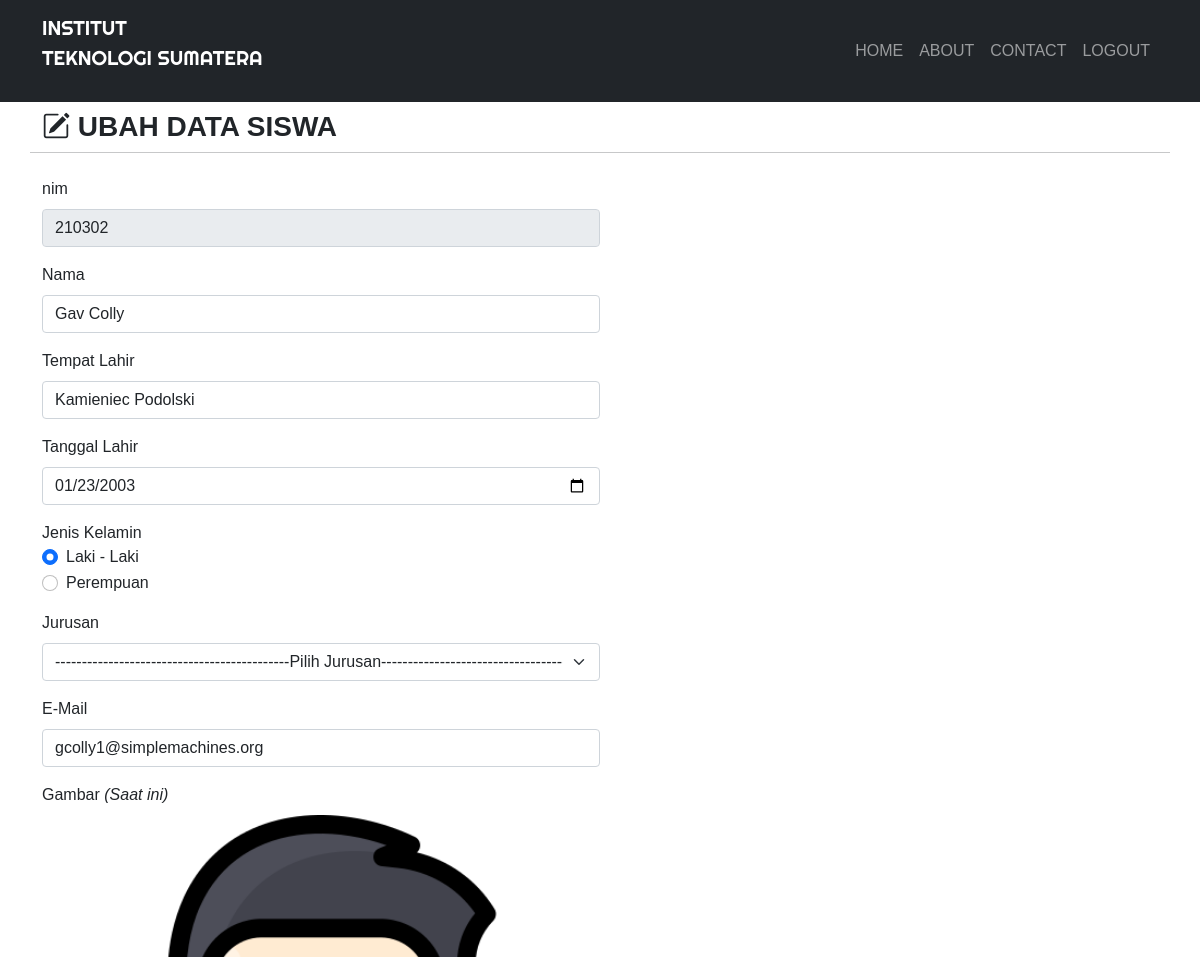
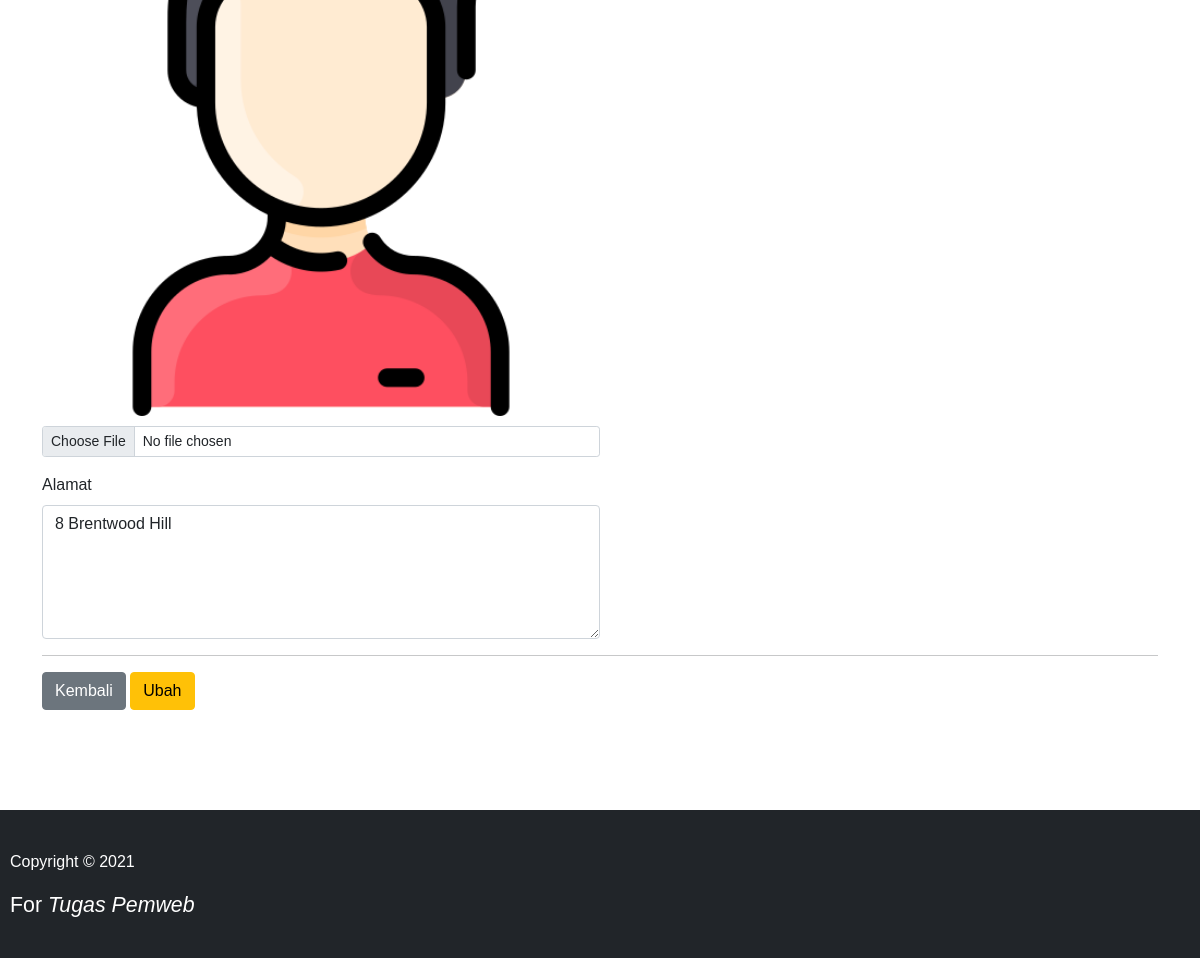
Screenshot of /ubah.php?nim=210302 (signed in) with the database file from the repository (2 pictures, top to bottom).
### tables this page shows
CREATE TABLE `siswa` (
  `nim` varchar(50) NOT NULL,
  `nama` varchar(255) NOT NULL,
  `tmpt_Lahir` varchar(50) NOT NULL,
  `tgl_Lahir` date NOT NULL,
  `jekel` enum('Laki - Laki','Perempuan') NOT NULL,
  `jurusan` enum('Teknik Informatika','Teknik Elektro','Matematika','Fisika') NOT NULL,
  `email` varchar(255) NOT NULL,
  `gambar` varchar(255) NOT NULL,
  `alamat` text NOT NULL
);

### function.php (called while the page is built, shortened)
<?php
$koneksi = mysqli_connect("localhost", "root", "", "phpdasar");
function query($query)
{
    global $koneksi;
    $result = mysqli_query($koneksi, $query);
    $rows = [];
    while ($row = mysqli_fetch_assoc($result)) {
        $rows[] = $row;
    }
    return $rows;
}

### ubah.php (the view, shortened to what this page needs)
<?php
require 'function.php';
$nim = $_GET['nim'];
$siswa = query("SELECT * FROM siswa WHERE nim = $nim")[0];
?>
<!DOCTYPE html>
<html lang="en">
<head>
    <link href="https://cdn.jsdelivr.net/npm/bootstrap@5.0.0-beta2/dist/css/bootstrap.min.css" rel="stylesheet">
    <link rel="stylesheet" href="https://cdn.jsdelivr.net/npm/bootstrap-icons@1.4.0/font/bootstrap-icons.css">
    <link rel="stylesheet" href="css/style.css">
</head>
<body>
    <nav class="navbar navbar-expand-lg navbar-dark bg-dark text-uppercase">
        <div class="container">
            <a class="navbar-brand" href="index.php">Institut <p>Teknologi Sumatera</p></a>
            <div class="collapse navbar-collapse" id="navbarNav">
                <ul class="navbar-nav ms-auto">
                    <li class="nav-item">
                        <a class="nav-link" aria-current="page" href="index.php">Home</a>
                    </li>
                    <li class="nav-item">
                        <a class="nav-link" href="about.php">About</a>
                    </li>
                    <li class="nav-item">
                        <a class="nav-link" href="contact.php">Contact</a>
                    </li>
                    <li class="nav-item">
                        <a class="nav-link" href="logout.php">Logout</a>
                    </li>
                </ul>
            </div>
        </div>
    </nav>
    <div class="container">
        <div class="row my-2">
            <div class="col-md">
                <h3 class="fw-bold text-uppercase"><i class="bi bi-pencil-square"></i>&nbsp;Ubah Data Siswa</h3>
            </div>
            <hr>
        </div>
        <div class="row my-2">
            <div class="col-md">
                <form action="" method="post" enctype="multipart/form-data">
                    <div class="mb-3">
                        <label for="nim" class="form-label">nim</label>
                        <input type="number" class="form-control w-50" id="nim" value="<?= $siswa['nim']; ?>" name="nim" readonly>
                    </div>
                    <div class="mb-3">
                        <label for="nama" class="form-label">Nama</label>
                        <input type="text" class="form-control w-50" id="nama" value="<?= $siswa['nama']; ?>" name="nama" autocomplete="off" required>
                    </div>
                    <div class="mb-3">
                        <label for="tmpt_Lahir" class="form-label">Tempat Lahir</label>
                        <input type="text" class="form-control w-50" id="tmpt_Lahir" value="<?= $siswa['tmpt_Lahir']; ?>" name="tmpt_Lahir" autocomplete="off" required>
                    </div>
                    <div class="mb-3">
                        <label for="tgl_Lahir" class="form-label">Tanggal Lahir</label>
                        <input type="date" class="form-control w-50" id="tgl_Lahir" value="<?= $siswa['tgl_Lahir']; ?>" name="tgl_Lahir" autocomplete="off" required>
                    </div>
                    <div class="mb-3">
                        <label>Jenis Kelamin</label>
                        <div class="form-check">
                            <input class="form-check-input" type="radio" name="jekel" id="Laki - Laki" value="Laki - Laki" <?php if ($siswa['jekel'] == 'Laki - Laki') { ?> checked='' <?php } ?>>
                            <label class="form-check-label" for="Laki - Laki">Laki - Laki</label>
                        </div>
                        <div class="form-check">
                            <input class="form-check-input" type="radio" name="jekel" id="Perempuan" value="Perempuan" <?php if ($siswa['jekel'] == 'Perempuan') { ?> checked='' <?php } ?>>
                            <label class="form-check-label" for="Perempuan">Perempuan</label>
                        </div>
                    </div>
                    <div class="mb-3">
                        <label for="jurusan" class="form-label">Jurusan</label>
                        <select class="form-select w-50" id="jurusan" name="jurusan">
                            <option disabled selected value>--------------------------------------------Pilih Jurusan--------------------------------------------</option>
                        </select>
                    </div>
                    <div class="mb-3">
                        <label for="email" class="form-label">E-Mail</label>
                        <input type="email" class="form-control w-50" id="email" value="<?= $siswa['email']; ?>" name="email" autocomplete="off" required>
                    </div>
                    <div class="mb-3">
                        <label for="gambar" class="form-label">Gambar <i>(Saat ini)</i></label> <br>
                        <img src="img/<?= $siswa['gambar']; ?>" width="50%" style="margin-bottom: 10px;">
                        <input class="form-control form-control-sm w-50" id="gambar" name="gambar" type="file">
                    </div>
                    <div class="mb-3">
                        <label for="alamat" class="form-label">Alamat</label>
                        <textarea class="form-control w-50" id="alamat" rows="5" name="alamat" autocomplete="off"><?= $siswa['alamat']; ?></textarea>
                    </div>
                    <hr>
                    <a href="index.php" class="btn btn-secondary">Kembali</a>
                    <button type="submit" class="btn btn-warning" name="ubah">Ubah</button>
                </form>
            </div>
        </div>
    </div>
    <footer class="bg-dark text-white" style="padding-top: 40px; padding-bottom: 20px; padding-left: 10px; margin-top: 100px;">
        <p>Copyright &copy; 2021 </p>
        <p style="font-size: 16pt;">For <i style="color: #fff; ">Tugas Pemweb</i></p>
    </footer>
</body>
</html>

### css/style.css (style rules this page uses)
body { font-family: 'Gill Sans', 'Gill Sans MT', Calibri, 'Trebuchet MS', sans-serif; }
.navbar-brand { font-family: 'Righteous', cursive; }

### rows the page displays
siswa: nim "210302", nama "Gav Colly", tmpt_Lahir "Kamieniec Podolski", tgl_Lahir "01/23/2003", jekel "☑ Laki - Laki", jekel "☐ Perempuan", email "gcolly1@simplemachines.org", gambar (picture), alamat "8 Brentwood Hill"
